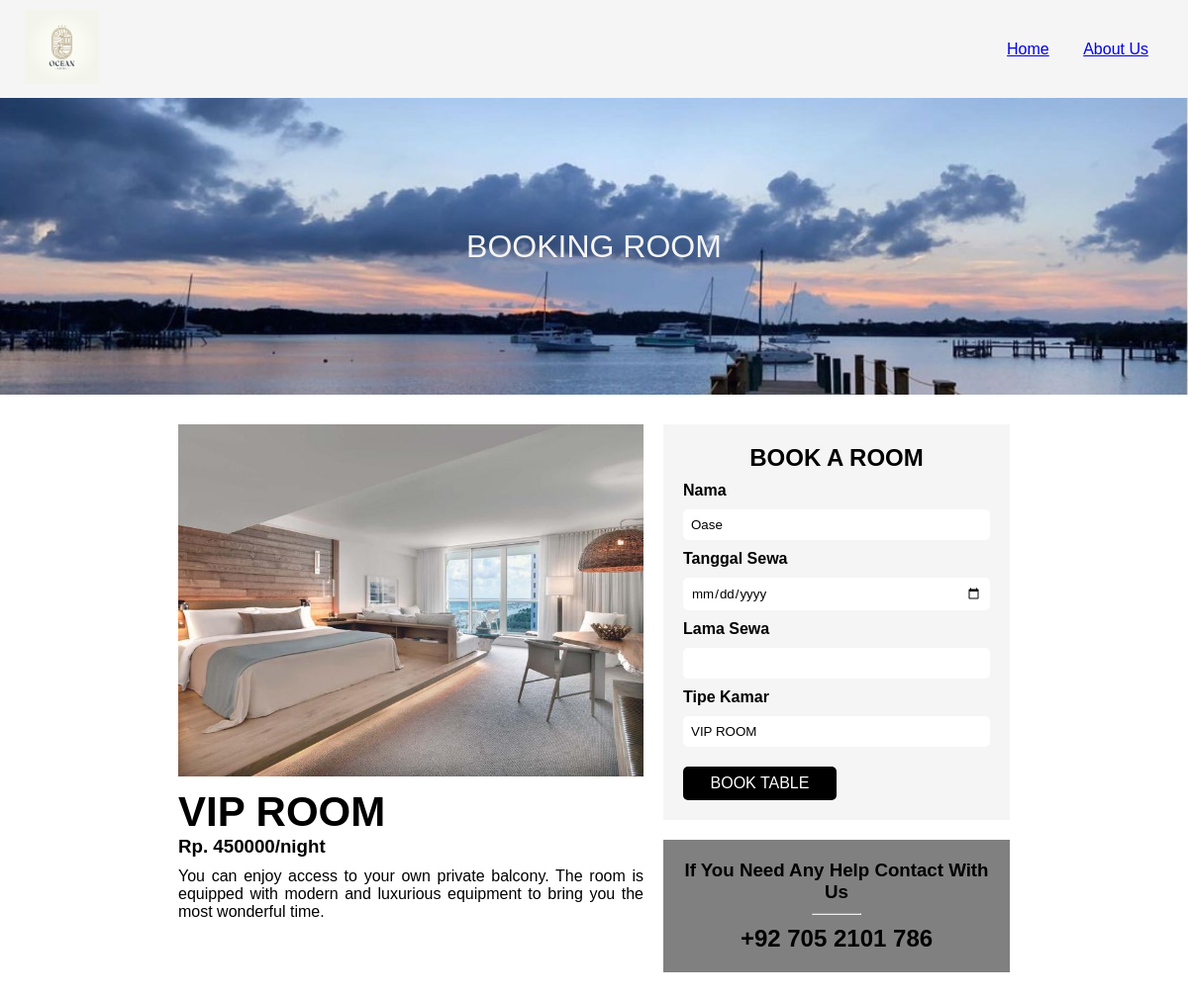
Screenshot of /booking.php?id=1 with the database file from the repository.
### tables this page shows
CREATE TABLE `kamar` (
  `id_kamar` int(11) NOT NULL,
  `id_adminFK` int(11) DEFAULT NULL,
  `harga_kamar` int(11) NOT NULL,
  `tipe_kamar` varchar(40) NOT NULL,
  `keterangan` varchar(255) NOT NULL,
  `gambar_kamar` varchar(255) NOT NULL
);

CREATE TABLE `customer` (
  `id_customer` int(11) NOT NULL,
  `nama_customer` varchar(255) NOT NULL,
  `usn_customer` varchar(11) NOT NULL,
  `pass_customer` varchar(11) NOT NULL,
  `kontak` int(11) NOT NULL,
  `email` varchar(255) NOT NULL
);

### booking.php (the view, shortened to what this page needs)
<!DOCTYPE html>
<html lang="en">
    <head>
        <link rel="stylesheet" href="booking.css">
    </head>
    <body>
        <div class="container">
            <div class="nav">
                <div class="logo">
                  <img src="logo.jpg" alt="" />
                </div>
                <div class="bar">
                  <a href="home.php">Home</a>
                  <a href="about.php">About Us</a>
                </div>
            </div>
            <div class="header">
                <img src="header.jpg" alt="" style="width: 100%">
                <div class="text_center">BOOKING ROOM</div>
            </div>
            <?php
            include "connect.php";
            $id = $_GET["id"];
            $query = mysqli_query($conn, "SELECT * FROM `kamar` WHERE id_kamar='$id'");
            while ($data = mysqli_fetch_assoc($query)) {
            ?>
            <div class="booking">
                <div class="left">
                    <img src="upload/<?= $data['gambar_kamar']; ?>" alt="" />
                    <h1><?= $data['tipe_kamar']; ?></h1>
                    <h3>Rp. <?= $data['harga_kamar']; ?>/night</h3>
                    <p><?= $data['keterangan']; ?></p>
                </div>
            <?php } ?>
                <div class="right">
                    <?php
                    $kamar = mysqli_query($conn, "SELECT id_kamar, tipe_kamar, harga_kamar FROM kamar WHERE id_kamar='$id'");
                    $cust = mysqli_query($conn, "SELECT id_customer, nama_customer FROM customer WHERE id_customer='$id'");
                    ?>
                    <div class="formulir">
                        <h2>BOOK A ROOM</h2>
                        <form action="booking.php?id=<?= $data['id_kamar']; ?>" method="post">
                            <label>Nama</label>
                            <?php
                            while ($data = mysqli_fetch_assoc($cust)) {
                            ?>
                            <input type="text" name="nama" id="nama" required value="<?= $data['nama_customer']; ?>" />
                            <?php } ?>
                            <label>Tanggal Sewa</label>
                            <input type="date" name="tanggal_sewa" id="tanggal_sewa" /required>
                            <label>Lama Sewa</label>
                            <input type="text" name="lama_sewa" id="lama_sewa" /required>
                            <label>Tipe Kamar</label>
                            <?php
                            while ($data = mysqli_fetch_assoc($kamar)) {
                            ?>
                            <input type="text" name="tipe_kamar" id="tipe" required value="<?= $data['tipe_kamar']; ?>" />
                            <?php }
                            $tagihan = $lama_sewa * $harga; ?>
                            <button type="submit" name="booking">BOOK TABLE</button>
                        </form>
                    </div>
                    <div class="contact">
                        <h3>If You Need Any Help
                            Contact With Us</h3>
                        <hr>
                        <h2>+92 705 2101 786</h2>
                    </div>
                </div>
            </div>
        </div>
    </body>
</html>

### booking.css (style rules this page uses)
* { margin: 0; padding: 0; box-sizing: border-box; font-family: 'Gill Sans', 'Gill Sans MT', Calibri, 'Trebuchet MS', sans-serif; }
body { justify-content: center; align-items: center; min-height: 100vh; background-color: rgb(39, 44, 53); }
.container { background-color: white; width: 100%; }
.nav { background-color: whitesmoke; width: 100%; padding: 10px 25px; display: flex; justify-content: space-between; align-items: center; z-index: 100; }
.logo img { width: 75px; height: 100%; }
.bar a { padding: 15px; border: 10px; }
.header { position: relative; text-align: center; color: whitesmoke; height: 300px; }
.header img { height: 100%; }
.text_center { position: absolute; top: 50%; left: 50%; transform: translate(-50%, -50%); font-size: xx-large; }
.booking { max-width: 900px; display: flex; padding: 30px; margin-left: auto; margin-right: auto; }
.left { width: 100%; }
.left img { width: 100%; }
.left h1 { margin-top: 8px; font-size: 42px; }
.left p { margin-top: 10px; text-align: justify; }
.right { height: 100%; width: 400px; background-color: white; margin-left: 20px; }
.formulir { background-color: whitesmoke; padding: 20px; width: 350px; }
.formulir h2 { text-align: center; }
.formulir label { display: block; font-size: 16px; font-weight: 600; margin-top: 10px; margin-bottom: 10px; }
.formulir input { width: 100%; border: none; outline: none; padding: 8px; border-radius: 5px; }
.formulir button { margin-top: 20px; border: none; outline: none; padding: 8px; width: 50%; color: white; font-size: 16px; cursor: pointer; border-radius: 5px; background-color: black; }
.contact { margin-top: 20px; background-color: grey; width: 100%; margin-left: auto; margin-right: auto; text-align: center; padding: 20px; }
.contact h3 { margin-bottom: 10px; }
.contact hr { width: 50px; margin-left: auto; margin-right: auto; }
.contact h2 { margin-top: 10px; }

### rows the page displays
kamar: gambar_kamar (picture), tipe_kamar "VIP ROOM", harga_kamar "450000", keterangan "You can enjoy access to your own private balcony. The room is equipped with modern and luxurious equipment to bring you the most wonderful time."
customer: nama "Oase"
